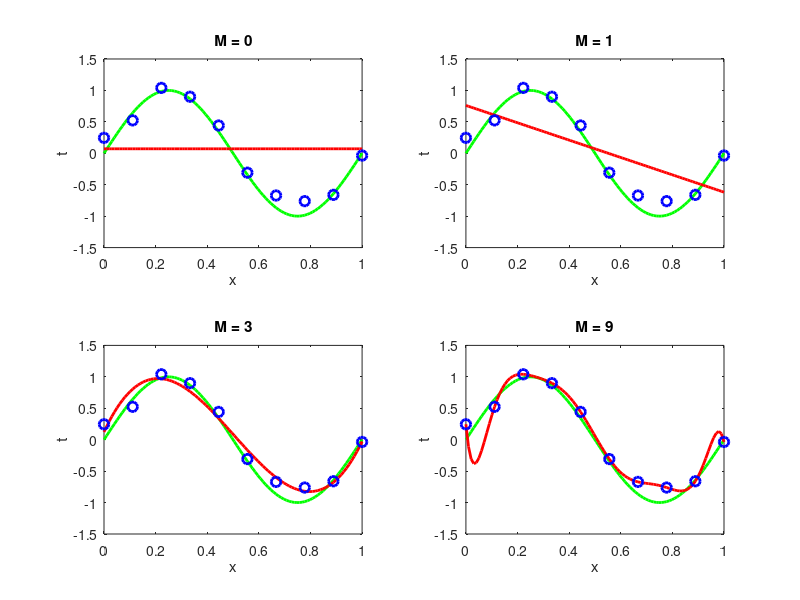

Reproduce this figure in MATLAB.
% Figure 1.4 Plots of polynomials having various orders M
clear; close all;
figure;
x = linspace(0, 1, 10);
v = linspace(0, 1, 100);
sig = 0.2;
z = sin(2 * pi * x) + normrnd(0, sig, [1, length(x)]);

vM = [0, 1, 3, 9];
for i = 1 : length(vM)
    subplot(2, 2, i);
    M = vM(i);
    p = polyfit(x, z, M);
    y = polyval(p, v);
    yo = sin(2 * pi * v);
    
    plot(v, yo, 'g-', 'LineWidth', 2); hold on;
    plot(v, y, 'r-', 'LineWidth', 2); hold on;
    scatter(x, z, 50, 'MarkerEdgeColor', 'b', 'LineWidth', 2); hold on;
    xlabel('x'); ylabel('t'); 
    title(['M = ', num2str(M)]);
    axis([0, 1, -1.5 1.5]);
end



